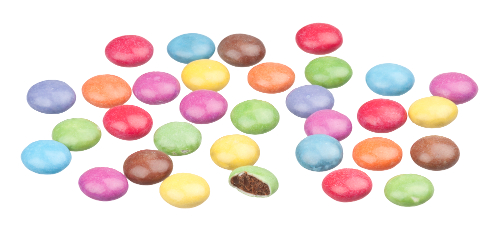
#> input picture Traitement image/TP LPE/smarties.png, 500 x 229 px
$ jupyter execute TPLPE.ipynb
#> lines starting #> are read from the running program, lines starting #| are printed output that depends on the picture
TP de ligne de partage des eaux

[cell 1]
import numpy as np
import cv2
from matplotlib import pyplot as plt

Pré-traitement

Etape 1 - Lecture de l'image

[cell 2]
Im_sm = cv2.imread('smarties.png',0)
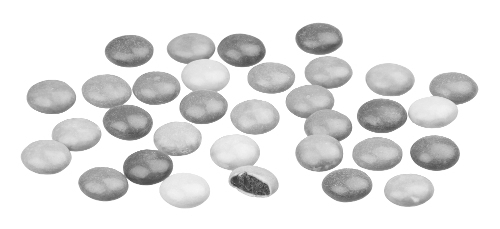
#> Im_sm: shape (229, 500); min 49, max 255, mean 226.2
plt.figure(figsize=(10,10))
plt.imshow(Im_sm, 'gray')
